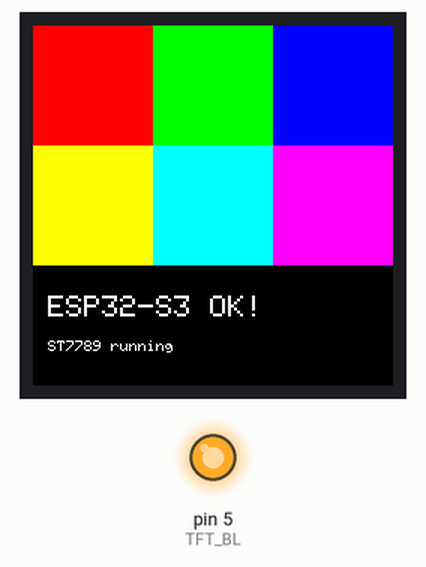
Simulated run of this sketch. Board: Arduino Uno, built with avr-gcc and run on an emulated ATmega328P. Shown: 240×240 colour display, output pins drawn as LEDs (lit = HIGH). What the sketch prints to the serial monitor is not drawn.

Above: at 0.3 s.

The sketch:

st7789_sample.ino
```cpp
#include <Adafruit_GFX.h>
#include <Adafruit_ST7789.h>
#include <SPI.h>

#define TFT_CS    10
#define TFT_DC     6
#define TFT_RST    7
#define TFT_MOSI  11
#define TFT_SCLK  12
#define TFT_BL     5

// 构造函数直接传针脚，不需要任何配置文件
Adafruit_ST7789 tft = Adafruit_ST7789(TFT_CS, TFT_DC, TFT_MOSI, TFT_SCLK, TFT_RST);

void setup() {
  Serial.begin(115200);

  pinMode(TFT_BL, OUTPUT);
  digitalWrite(TFT_BL, HIGH);  // 背光开

  tft.init(240, 240);           // 分辨率 240×240
  tft.setRotation(0);
  tft.fillScreen(ST77XX_BLACK);

  // 彩色方块测试
  tft.fillRect(0,   0,  80, 80, ST77XX_RED);
  tft.fillRect(80,  0,  80, 80, ST77XX_GREEN);
  tft.fillRect(160, 0,  80, 80, ST77XX_BLUE);
  tft.fillRect(0,   80, 80, 80, ST77XX_YELLOW);
  tft.fillRect(80,  80, 80, 80, ST77XX_CYAN);
  tft.fillRect(160, 80, 80, 80, ST77XX_MAGENTA);

  // 文字
  tft.setTextColor(ST77XX_WHITE);
  tft.setTextSize(2);
  tft.setCursor(10, 180);
  tft.println("ESP32-S3 OK!");

  tft.setTextSize(1);
  tft.setCursor(10, 210);
  tft.println("ST7789 running");

  Serial.println("done");
}

void loop() {}
```
